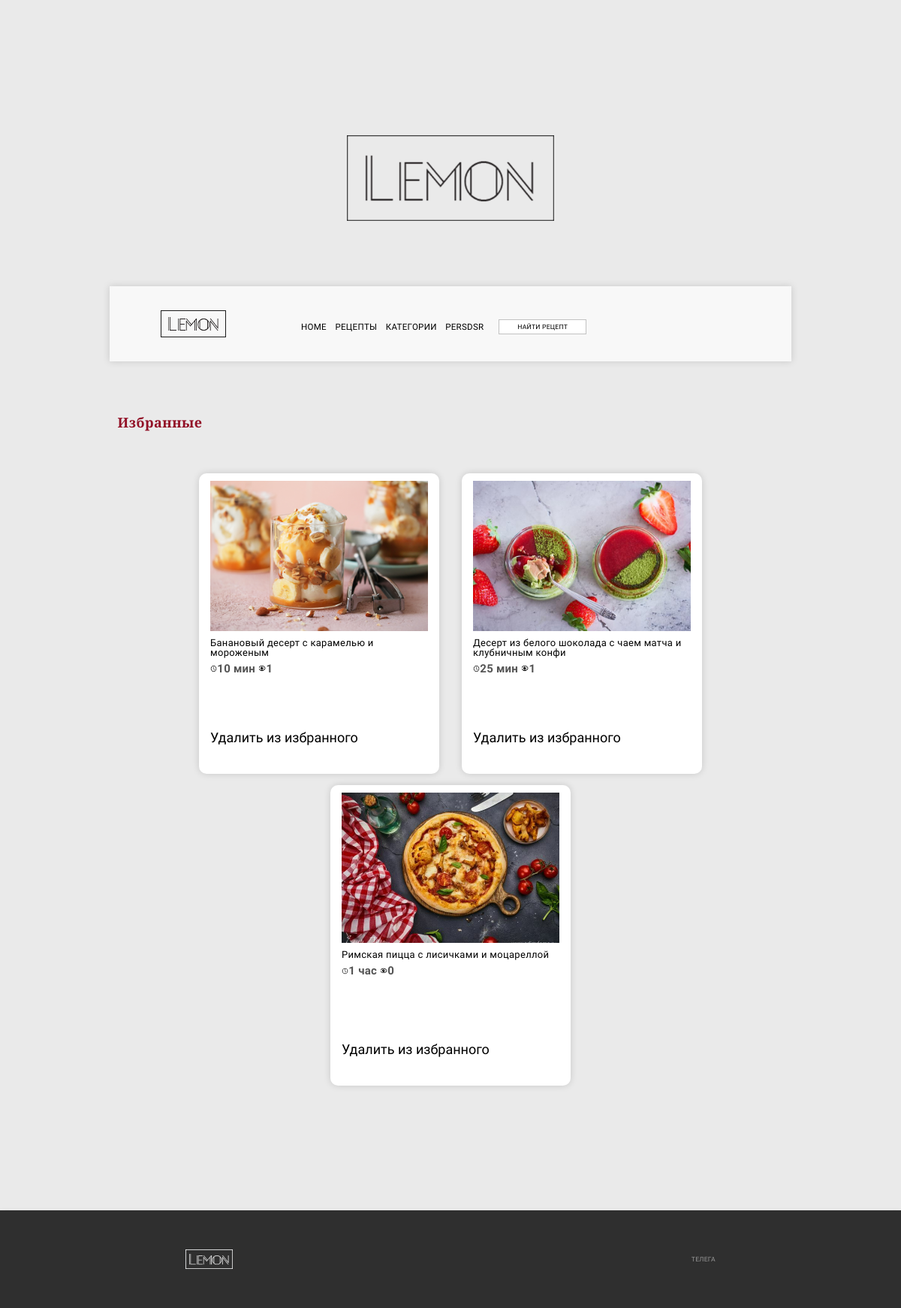
The app's page /favorite/ (signed in) with its own data.
### users/models.py (models this page shows, shortened)
class User(AbstractUser):
    first_name = models.CharField(verbose_name='Имя', max_length=33, null=True, blank=True)
    last_name = models.CharField(verbose_name='Фамилия', max_length=33, null=True, blank=True)
    avatar = models.ImageField(verbose_name='Аватарка', null=True, blank=True, upload_to='avatar_images/')
    about_me = models.TextField(verbose_name='Обо мне', max_length=200, blank=True, default='')
    profile_image = models.ImageField(verbose_name='Изображение в профиле', upload_to='profile_images/', blank=True)

### food/models.py (models this page shows, shortened)
class Post(models.Model):
    author = models.ForeignKey(User, verbose_name='Автор', on_delete=models.CASCADE, related_name='post_author')
    title = models.CharField(verbose_name='Название', max_length=155)
    description = models.TextField(verbose_name='Описание')
    image = models.ImageField(verbose_name='Изображение', upload_to='post/')
    ingredients = RichTextField()
    date_create = models.DateTimeField(verbose_name='Дата создания', auto_now_add=True)
    time_preparing = models.CharField(verbose_name='Время приготовления', max_length=10)
    tags = models.ManyToManyField(Tags, related_name='post_tags', blank=True)
    views = models.ManyToManyField(User, verbose_name='post_views', blank=True, related_name='post_views')
    favorite = models.ManyToManyField(User, verbose_name='Добавившие в избранное', blank=True, related_name='favorite_posts')
    category = models.ForeignKey(Category, verbose_name='Категория', related_name='post_category', on_delete=models.CASCADE)
    slug = models.SlugField(verbose_name='URL')
    def get_absolute_url(self):
        return reverse('detail_food', kwargs={'food_slug': self.slug})
    def total_views(self):
        return self.views.count()
    class Meta:
        verbose_name = 'Пост'
        verbose_name_plural = 'Посты'
        ordering = ('-date_create',)

### food/views.py (the view)
# urls.py: path('favorite/', views.FavoriteView.as_view(), name='favorite'),
class FavoriteView(ListView):
    template_name = 'food/favorite.html'
    queryset = Post
    context_object_name = 'posts'
    def get_queryset(self):
        posts = self.request.user.favorite_posts.all().select_related('category')
        return posts

### food/templatetags/index_tags.py (called while the page is built)
@register.simple_tag()
def get_category():
    return Category.objects.all()[:4]

### templates/food/favorite.html (shortened to what this page needs)
{% extends 'base.html' %}
{% load static %}
{% block content %}
    <section class="triple">
        <div class="container">
            <h1 class="my__h2">Избранные</h1>
            <div class="triple__row">
                {% for post in posts %}
                <div class="triple__column">
                    <div class="triple__item">
                        <a href="{{ post.get_absolute_url }}"><img class="triple__img3" src="{{ post.image.url }}"></a>
                        <a class="triple__title title__text" href="{{ post.get_absolute_url }}">{{ post.title }}</a>
                        <div class="triple__info">
                            <div class="triple__info-clock">
                                <img src="{% static 'img/clock_hour_minute_second_time_timer_watch_icon_123193.png' %}" alt="">
                            </div>
                            <span class="span__text">{{ post.time_preparing }}</span>
                            <div class="triple__info-glazok">
                                <img src="{% static 'img/seo-social-web-network-internet_232_icon-icons.com_61542 (1).png' %}"
                                     alt="">
                            </div>
                            <span class="span__text">{{ post.total_views }}</span>
                        </div>
                    </div>
                <span class="update_status__text"><a href="{% url 'favorite' %}" data-url="{% url 'update_favorite_status' pk=post.pk type='delete' %}" class="update_status">Удалить из избранного</a></span>
                </div>
                {% endfor %}
            </div>
        </div>
    </section>
{% endblock %}

### templates/include/header.html (shortened to what this page needs)
{% load static index_tags cache %}
{% cache 600 header %}
<header class="header">
    <div class="container">
        <div class="header__row">
            <div>
                <a href="{% url 'home' %}">
                    <img src="{% static 'img/logo2.png' %}" alt="">
                </a>
            </div>
            <div class="header__column">
                <div class="header__item">
                    <ul class="header__ul">
                        <li class="header__li">
                            <a href="{% url 'home' %}">HOME</a>
                        </li>
                        <li class="header__li">
                            <a href="">Рецепты</a>
                        </li>
                        <li class="header__li">
                            <a href="">Категории</a>
                        </li>
                    {% endcache %}
                        {% if user.is_authenticated %}
                        <li class="header__li">
                            <a class="" href="">{{ user.username }}</a>
                        </li>
                        {% endif %}
                    </ul>
                </div>
            </div>
            <div class="header__search">
                <div class="header__item">
                    <div class="header__search-block">
                        <form action="{% url 'home' %}" class="search-form" method="get">
                            <input type="text" class="header__search-text" placeholder="Найти рецепт" name="name">
                        </form>
                    </div>
                </div>
            </div>
        </div>
    </div>
</header>

### static/css/style.css (style rules this page uses)
* { padding: 0; margin: 0; border: 0; }
*, *:before, *:after { box-sizing: border-box; }
nav, footer, header, aside { display: block; }
html, body { height: 100%; width: 100%; font-size: 100%; line-height: 1; font-size: 16px; -ms-text-size-adjust: 100%; -moz-text-size-adjust: 100%; -webkit-text-size-adjust: 100%; }
input, button, textarea { font-family: inherit; }
a, a:visited { text-decoration: none; }
ul li { list-style: none; }
img { vertical-align: top; }
h1, h2, h3, h4, h5, h6 { font-size: inherit; font-weight: inherit; }
html, body { font-size: 62.5%; }
@media (max-width: 108em) { html { font-size: 9px; } }
@media (max-width: 105em) { html { font-size: 8.75px; } }
@media (max-width: 91.5em) { html { font-size: 7.9px; } }
@media (max-width: 91em) { html { font-size: 8.4px; } }
@media (max-width: 90em) { html { font-size: 7.9px; } }
@media (max-width: 80em) { html { font-size: 7.2px; } }
body { background-color: #eaeaea; }
.container { max-width: 130rem; padding: 0 2rem; margin: auto; }
.header { margin-bottom: 8.6rem; }
.header__row { display: flex; justify-content: left; align-items: center; height: 12.3rem; background-color: #f8f8f8; box-shadow: 0px 0px 1.3rem 0px rgba(11, 12, 12, 0.15); padding: 50px 9.4rem; }
.header__ul { display: flex; font-weight: 300; font-size: 1.6rem; letter-spacing: 0.025em; text-transform: uppercase; padding-top: 10px; }
.header__ul .header__li { position: relative; margin-right: 1.6rem; }
.header__ul .header__li:last-child { margin-right: 0; }
.header__li { text-align: center; }
.header__ul a { text-decoration: none; }
.header__column { margin-left: 100px; }
.header__search { margin-left: 20px; margin-top: 8px; }
.header__search-block { position: relative; display: flex; align-items: center; }
.header__search-text { display: block; border: 1px solid #c2c2c2; padding: 0 3rem; width: 16.2rem; height: 2.8rem; font-family: "Josefin Sans"; font-size: 1.2rem; line-height: 1.2; font-weight: 300; letter-spacing: 0.025em; color: #000000; text-transform: uppercase; text-align: center; }
.header__search-text::placeholder { color: #000; }
.triple { margin: 0 auto; }
.triple__row { background-color: #ffffff; display: flex; padding: 4rem 10px 7.2rem; flex-wrap: wrap; background-color: #eaeaea; justify-content: center; }
.triple__column { width: 320px; padding: 10px 15px 0; margin-bottom: 15px; margin: 0 15px 15px; background-color: white; border-radius: 10px; height: 400px; box-shadow: 0px 0px 1.3rem 0px rgb(0 0 0 / 15%); }
.triple__item { text-align: left; height: 333px; }
.triple__img3 { height: 200px; width: 100%; object-fit: cover; }
.triple__title { font-family: "Josefin Sans"; font-size: 1.8rem; font-weight: 300; letter-spacing: 0.025em; color: #000000; margin-bottom: 1rem; display: block; padding-top: 10px; }
.triple__info { display: flex; align-items: center; font-size: 1.2rem; font-weight: 300; letter-spacing: 0.025em; color: #555555; margin-bottom: 75px; }
.triple__info img { height: 100%; width: 100%; -o-object-fit: cover; object-fit: cover; }
.triple__info-clock { width: 1.3rem; height: 1.3rem; }
.triple__info-glazok { width: 1.3rem; height: 1.3rem; margin-left: 5px; }
.header a { color: black; font-family: "Josefin Sans"; }
.span__text { font-size: 15px; font-weight: 900; }
.my__h2 { font-weight: 600; text-align: left; font-family: "Playfair Display"; font-size: 2.5rem; letter-spacing: 0.025em; color: #921026; padding: 10px 10px; margin-bottom: 20px; }
.update_status { font-size: 18px; color: black; }

### records on screen
User: username "PERSDSR"
Post: image (picture), title "Банановый десерт с карамелью и мороженым", time_preparing "10 мин", total_views "1"
Post: image (picture), title "Десерт из белого шоколада с чаем матча и клубничным конфи", time_preparing "25 мин", total_views "1"
Post: image (picture), title "Римская пицца с лисичками и моцареллой", time_preparing "1 час", total_views "0"
